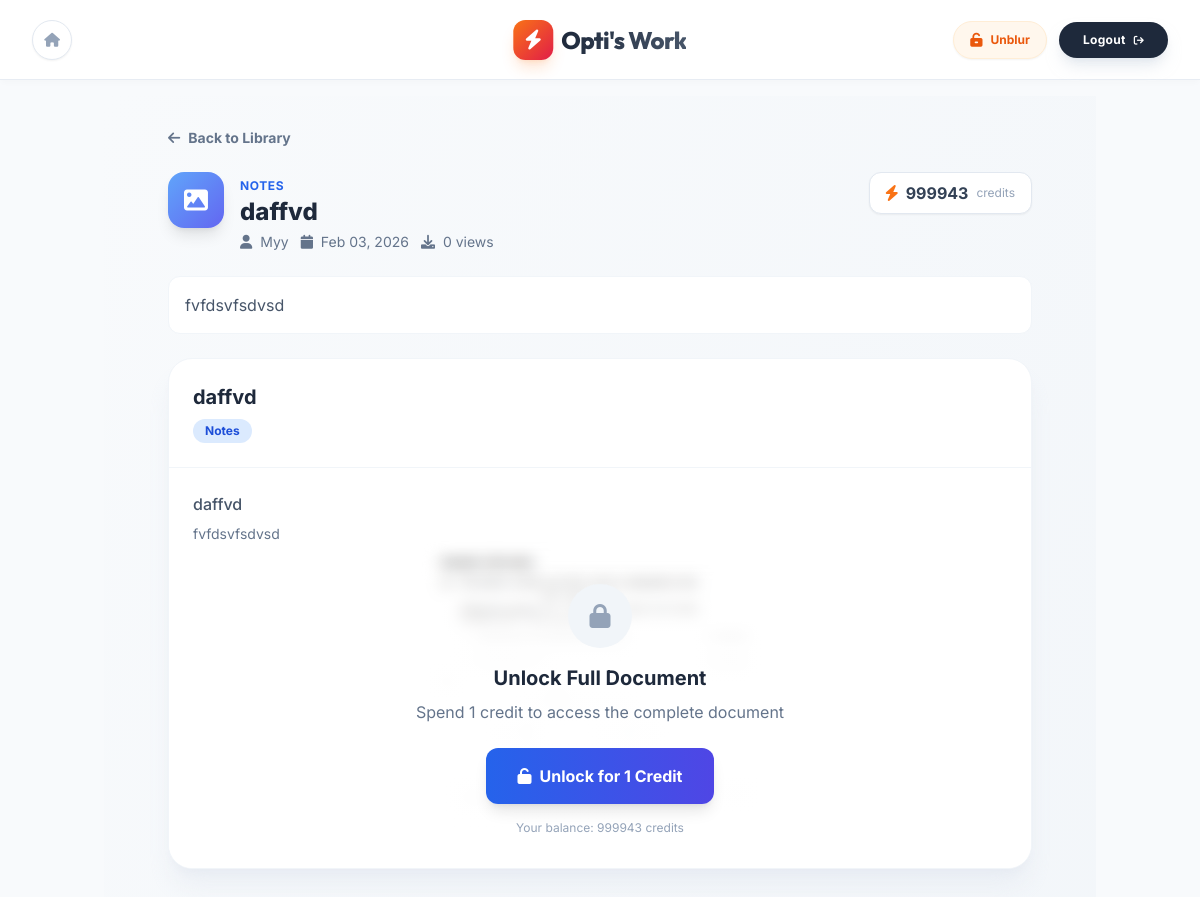
Page /library/document/2 (signed in) on the committed database.
### models.py (models this page shows)
class Document(db.Model):
    id = db.Column(db.Integer, primary_key=True)
    user_id = db.Column(db.Integer, db.ForeignKey('user.id'), nullable=False)
    title = db.Column(db.String(200), nullable=False)
    description = db.Column(db.Text, nullable=True)
    doc_type = db.Column(db.String(50), default='notes')  # 'exam', 'notes', 'paper', 'assignment'
    file_path = db.Column(db.String(500), nullable=False)
    file_type = db.Column(db.String(20), nullable=False)  # 'pdf', 'image'
    extracted_text = db.Column(db.Text, nullable=True)  # OCR extracted text
    formatted_content = db.Column(db.Text, nullable=True)  # AI-formatted content
    thumbnail_path = db.Column(db.String(500), nullable=True)
    downloads = db.Column(db.Integer, default=0)
    is_approved = db.Column(db.Boolean, default=True)  # For moderation
    timestamp = db.Column(db.DateTime, default=datetime.utcnow)
    user = db.relationship('User', backref=db.backref('documents', lazy=True))

class User(UserMixin, db.Model):
    id = db.Column(db.Integer, primary_key=True)
    username = db.Column(db.String(150), unique=True, nullable=False)
    password = db.Column(db.String(150), nullable=False)
    role = db.Column(db.String(50), default='user')
    credits = db.Column(db.Integer, default=0)
    manager_id = db.Column(db.Integer, db.ForeignKey('user.id'), nullable=True)
    service_accounts = db.relationship('ServiceAccount', backref='owner', lazy=True, foreign_keys='ServiceAccount.owner_id')

### app.py (the view)
@app.route('/library/document/<int:doc_id>')
@login_required
def library_document(doc_id):
    doc = Document.query.get_or_404(doc_id)
    is_owner = doc.user_id == current_user.id
    unlock = DocumentUnlock.query.filter_by(
        user_id=current_user.id,
        document_id=doc_id
    ).first()
    is_unlocked = is_owner or unlock is not None
    return render_template('library_document.html',
                         document=doc,
                         is_unlocked=is_unlocked,
                         user=current_user)

### app.py (called while the page is built)
@login_manager.user_loader
def load_user(user_id):
    return db.session.get(User, int(user_id))

### templates/library_document.html (shortened to what this page needs)
{% extends "base.html" %}
{% block content %}
<div class="min-h-screen bg-gradient-to-br from-slate-50 to-slate-100 pb-10">
    <div class="max-w-4xl mx-auto pt-8 px-4 mb-6">
        <a href="{{ url_for('library') }}"
            class="text-slate-500 hover:text-blue-600 font-bold text-sm flex items-center gap-2 transition-colors mb-6">
            <i class="fa-solid fa-arrow-left"></i> Back to Library
        </a>
        <div class="flex items-start justify-between flex-wrap gap-4 mb-6">
            <div class="flex items-start gap-4">
                <div class="w-14 h-14 rounded-2xl bg-gradient-to-br
                    {% if document.doc_type == 'exam' %}from-orange-400 to-red-500{% elif document.doc_type == 'notes' %}from-blue-400 to-indigo-500{% elif document.doc_type == 'paper' %}from-purple-400 to-pink-500{% else %}from-green-400 to-emerald-500{% endif %}
                    text-white flex items-center justify-center text-2xl shadow-lg flex-shrink-0">
                    {% if document.file_type == 'pdf' %}
                    <i class="fa-solid fa-file-pdf"></i>
                    {% else %}
                    <i class="fa-solid fa-image"></i>
                    {% endif %}
                </div>
                <div>
                    <span
                        class="text-xs font-bold uppercase tracking-wider
                        {% if document.doc_type == 'exam' %}text-orange-600{% elif document.doc_type == 'notes' %}text-blue-600{% elif document.doc_type == 'paper' %}text-purple-600{% else %}text-green-600{% endif %}">
                        {{ document.doc_type }}
                    </span>
                    <h1 class="text-2xl font-extrabold text-slate-800 mb-1">{{ document.title }}</h1>
                    <div class="flex items-center gap-3 text-sm text-slate-500">
                        <span><i class="fa-solid fa-user mr-1"></i> {{ document.user.username }}</span>
                        <span><i class="fa-solid fa-calendar mr-1"></i> {{ document.timestamp.strftime('%b %d, %Y')
                            }}</span>
                        <span><i class="fa-solid fa-download mr-1"></i> {{ document.downloads }} views</span>
                    </div>
                </div>
            </div>
            <div class="flex items-center gap-3">
                <div class="bg-white px-4 py-2 rounded-xl border border-slate-200 shadow-sm flex items-center gap-2">
                    <i class="fa-solid fa-bolt text-orange-500"></i>
                    <span class="font-bold text-slate-700" id="credits-display">{{ user.credits }}</span>
                    <span class="text-xs text-slate-400">credits</span>
                </div>
            </div>
        </div>
        {% if document.description %}
        <p class="text-slate-600 bg-white rounded-xl border border-slate-100 p-4 mb-6">{{ document.description }}</p>
        {% endif %}
    </div>
    <div class="max-w-4xl mx-auto px-4">
        <div class="bg-white rounded-3xl shadow-xl shadow-slate-200/60 border border-slate-100 overflow-hidden">
            <div class="p-6 border-b border-slate-100">
                <h2 class="text-xl font-bold text-slate-800 mb-2">{{ document.title }}</h2>
                <div class="flex items-center gap-2 flex-wrap">
                    <span
                        class="px-3 py-1 rounded-full text-xs font-bold
                        {% if document.doc_type == 'exam' %}bg-orange-100 text-orange-700{% elif document.doc_type == 'notes' %}bg-blue-100 text-blue-700{% elif document.doc_type == 'paper' %}bg-purple-100 text-purple-700{% else %}bg-green-100 text-green-700{% endif %}">
                        {{ document.doc_type|capitalize }}
                    </span>
                </div>
            </div>
            <div class="relative">
                {% if is_unlocked %}
                <div class="p-6">
                    <div class="prose prose-slate max-w-none">
                        {% if document.formatted_content %}
                        {{ document.formatted_content|safe }}
                        {% elif document.extracted_text %}
                        <pre
                            class="whitespace-pre-wrap text-sm text-slate-700 bg-slate-50 p-4 rounded-xl">{{ document.extracted_text }}</pre>
                        {% else %}
                        {% if document.file_type == 'image' %}
                        <div class="text-center">
                            <p class="text-slate-500 mb-4"><i class="fa-solid fa-image mr-2"></i>Original Document Image
                            </p>
                            <img src="{{ url_for('static', filename='uploads/library/' + document.file_path.split('/')[-1].split('\\')[-1]) }}"
                                alt="{{ document.title }}" class="max-w-full rounded-xl shadow-lg mx-auto">
                        </div>
                        {% else %}
                        <div class="text-center py-8">
                            <i class="fa-solid fa-file-pdf text-5xl text-red-400 mb-4"></i>
                            <p class="text-slate-500">PDF document - click below to view</p>
                        </div>
                        {% endif %}
                        {% endif %}
                    </div>
                    <div class="mt-8 pt-6 border-t border-slate-100">
                        <a href="{{ url_for('static', filename='uploads/library/' + document.file_path.split('/')[-1].split('\\')[-1]) }}"
                            target="_blank"
                            class="inline-flex items-center gap-2 px-6 py-3 bg-slate-800 hover:bg-slate-900 text-white font-bold rounded-xl transition-all">
                            <i class="fa-solid fa-download"></i>
                            View Original File
                        </a>
                    </div>
                </div>
                {% else %}
                <div class="relative min-h-[400px]">
                    <div class="p-6 pb-4">
                        {% if document.formatted_content %}
                        <div class="prose prose-slate max-w-none">
                            <p class="text-slate-700">{{ document.formatted_content[:200]|safe }}...</p>
                        </div>
                        {% elif document.extracted_text %}
                        <pre
                            class="whitespace-pre-wrap text-sm text-slate-700">{{ document.extracted_text[:200] }}...</pre>
                        {% else %}
                        <p class="text-slate-600 font-medium mb-2">{{ document.title }}</p>
                        <p class="text-slate-500 text-sm">{{ document.description or 'Document uploaded - unlock to view
                            full content' }}</p>
                        {% endif %}
                    </div>
                    <div class="content-blurred p-6 pt-0">
                        {% if document.formatted_content %}
                        <div class="prose prose-slate max-w-none">
                            {{ document.formatted_content[200:800]|safe }}
                        </div>
                        {% elif document.extracted_text %}
                        <pre
                            class="whitespace-pre-wrap text-sm text-slate-700">{{ document.extracted_text[200:800] }}</pre>
                        {% else %}
                        {% if document.file_type == 'image' %}
                        <img src="{{ url_for('static', filename='uploads/library/' + document.file_path.split('/')[-1].split('\\')[-1]) }}"
                            alt="Blurred preview" class="max-w-full rounded-xl mx-auto max-h-64 object-cover">
                        {% else %}
                        <div
                            class="h-64 bg-gradient-to-b from-slate-100 to-slate-200 rounded-xl flex items-center justify-center">
                            <i class="fa-solid fa-file-pdf text-6xl text-red-300"></i>
                        </div>
                        {% endif %}
                        {% endif %}
                    </div>
                    <div class="unlock-overlay absolute bottom-0 left-0 right-0 p-8">
                        <div class="text-center">
                            <div
                                class="w-16 h-16 rounded-full bg-slate-100 flex items-center justify-center mx-auto mb-4">
                                <i class="fa-solid fa-lock text-2xl text-slate-400"></i>
                            </div>
                            <h3 class="text-xl font-bold text-slate-800 mb-2">Unlock Full Document</h3>
                            <p class="text-slate-500 mb-6">Spend 1 credit to access the complete document</p>
                            <button id="unlock-btn" onclick="unlockDocument({{ document.id }})"
                                class="px-8 py-4 bg-gradient-to-r from-blue-600 to-indigo-600 hover:from-blue-700 hover:to-indigo-700 text-white font-bold rounded-xl shadow-lg transition-all inline-flex items-center gap-2">
                                <i class="fa-solid fa-unlock"></i>
                                Unlock for 1 Credit
                            </button>
                            <p class="text-xs text-slate-400 mt-4">Your balance: <span id="credit-balance">{{
                                    user.credits }}</span> credits</p>
                        </div>
                    </div>
                </div>
                {% endif %}
            </div>
        </div>
    </div>
</div>
{% endblock %}

### templates/base.html (style rules this page uses)
body { font-family: 'Inter', sans-serif; }

### templates/library_document.html (style rules this page uses)
.content-blurred { filter: blur(8px); user-select: none; pointer-events: none; }
.unlock-overlay { background: linear-gradient(to bottom, transparent 0%, rgba(255, 255, 255, 0.95) 30%, white 100%); }

### rows in the picture
Document: doc_type "NOTES", title "daffvd", timestamp "Feb 03, 2026", downloads "0", description "fvfdsvfsdvsd", doc_type "Notes"
User: user.username "Myy"
User: credits "999943"
